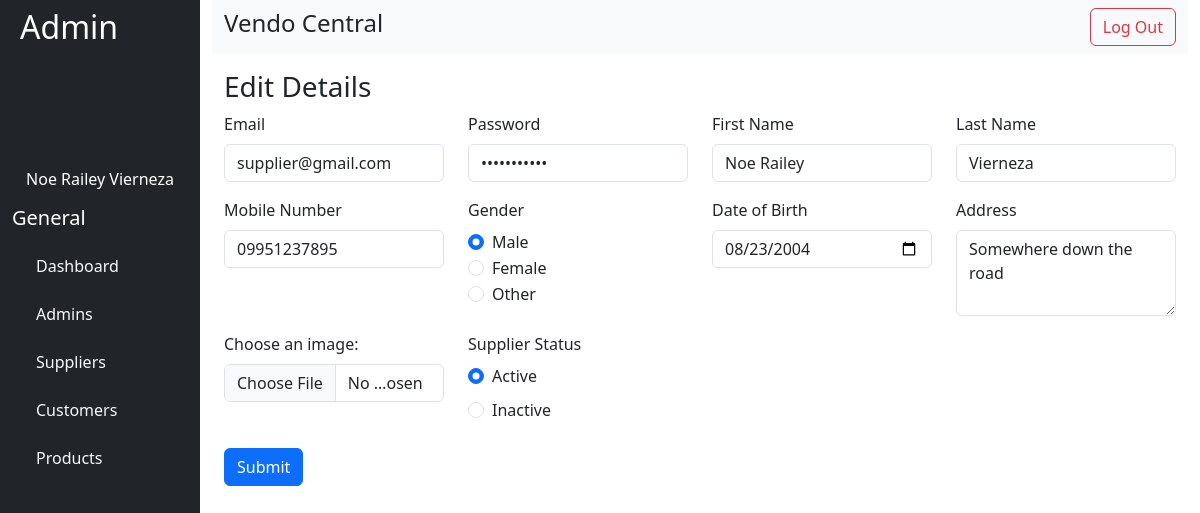
Page /admin_supplier_edit.php?id=2 (signed in) on the committed database.
### tables this page shows
CREATE TABLE users (
    user_id INT(11) UNIQUE AUTO_INCREMENT PRIMARY KEY,
    user_email VARCHAR(255) NOT NULL,
    user_password VARCHAR(255) NOT NULL,
    user_fname VARCHAR(30) NOT NULL,
    user_lname VARCHAR(30) NOT NULL,
    user_mobile VARCHAR(15) NOT NULL,
    user_gender ENUM('Male', 'Female', 'Other') NOT NULL,
    user_dob DATE NOT NULL,
    user_address TEXT NOT NULL,
    user_path TEXT NOT NULL,
    user_type ENUM('Admin', 'Supplier', 'Customer') NOT NULL,
    user_status ENUM('Active', 'Inactive') NOT NULL
);

### admin_supplier_edit.php (the view, shortened to what this page needs)
<?php
require_once 'config/connection.php';
$getname = mysqli_query($connection, "SELECT CONCAT(user_fname, ' ', user_lname) AS full_name FROM users;");
$row = mysqli_fetch_assoc($getname);
$full_name = $row['full_name'];
if (isset($_GET['id'])) {
    $user_id = $_GET['id'];
    $query = mysqli_query($connection, "SELECT * FROM users WHERE user_id=" . $user_id);
    $getquery = mysqli_fetch_array($query, MYSQLI_ASSOC);
            ?>
        <?php
} else {
    echo "User ID not provided.";
}
?>
<!DOCTYPE html>
<html lang="en">
<head>
    <link rel="stylesheet" href="https://cdn.jsdelivr.net/npm/bootstrap@5.3.2/dist/css/bootstrap.min.css">
</head>
<body class="m-0">
    <div class="container-fluid">
        <div class="row">
            <div class="col-2 vh-100 bg-dark text-white">
                <h2 class="m-2">Admin</h2>
                <div class="rounded-circle overflow-hidden mb-3" style="width: 100px; height: 100px; margin: auto;">
                </div>
                <div class="text-center">
                    <h6>
                        <?php echo $full_name; ?>
                    </h6>
                </div>
                <div class="ml-2">
                    <h5 class="mt-3">General</h5>
                    <ul class="list-unstyled">
                        <li class="m-4"><a href="dashboard_admin.php"
                                class="text-decoration-none text-light">Dashboard</a></li>
                        <li class="m-4"><a href="admin_config.php" class="text-decoration-none text-light">Admins</a>
                        </li>
                        <li class="m-4"><a href="admin_supplier_config.php"
                                class="text-decoration-none text-light">Suppliers</a></li>
                        <li class="m-4"><a href="admin_customer_config.php"
                                class="text-decoration-none text-light">Customers</a>
                        </li>
                        <li class="m-4"><a href="admin_products_config.php"
                                class="text-decoration-none text-light">Products</a>
                        </li>
                    </ul>
                </div>
            </div>
            <div class="col-10 d-flex flex-column">
                <?php include('includes/header.php'); ?>
                <div class="container mt-3">
                    <h3>Edit Details</h3>
                    <form action="admin_supplier_edit.php?id=<?php echo $user_id; ?>" method="post"
                        enctype="multipart/form-data">
                        <div class="row">
                            <div class="col-md-3 mb-3">
                                <label for="email" class="form-label">Email</label>
                                <input type="email" class="form-control" id="email" name="email"
                                    value="<?php echo $getquery['user_email']; ?>">
                            </div>
                            <div class="col-md-3 mb-3">
                                <label for="password" class="form-label">Password</label>
                                <input type="password" class="form-control" id="password" name="pass"
                                    value="<?php echo $getquery['user_password']; ?>">
                            </div>
                            <div class="col-md-3 mb-3">
                                <label for="fname" class="form-label">First Name</label>
                                <input type="text" class="form-control" id="fname" name="fname"
                                    value="<?php echo $getquery['user_fname']; ?>">
                            </div>
                            <div class="col-md-3 mb-3">
                                <label for="lname" class="form-label">Last Name</label>
                                <input type="text" class="form-control" id="lname" name="name"
                                    value="<?php echo $getquery['user_lname']; ?>">
                            </div>
                            <div class="col-md-3 mb-3">
                                <label for="number" class="form-label">Mobile Number</label>
                                <input type="text" class="form-control" id="number" name="number"
                                    value="<?php echo $getquery['user_mobile']; ?>">
                            </div>
                            <div class="col-md-3 mb-3">
                                <label class="form-label">Gender</label>
                                <div class="form-check">
                                    <input class="form-check-input" type="radio" name="usergender" value="Male" <?php if ($getquery['user_gender'] == 'Male')
                                        echo 'checked=checked"'; ?> id="genderMale">
                                    <label class="form-check-label" for="genderMale">Male</label>
                                </div>
                                <div class="form-check">
                                    <input class="form-check-input" type="radio" name="usergender" value="Female" <?php if ($getquery['user_gender'] == 'Female')
                                        echo 'checked=checked"'; ?>
                                        id="genderFemale">
                                    <label class="form-check-label" for="genderFemale">Female</label>
                                </div>
                                <div class="form-check">
                                    <input class="form-check-input" type="radio" name="usergender"
                                        value="Other" <?php if ($getquery['user_gender'] == 'Other')
                                            echo 'checked=checked"'; ?> id="genderOther">
                                    <label class="form-check-label" for="genderOther">Other</label>
                                </div>
                            </div>
                            <div class="col-md-3 mb-3">
                                <label for="bday" class="form-label">Date of Birth</label>
                                <input type="date" class="form-control" id="bday" name="bday"
                                    value="<?php echo $getquery['user_dob']; ?>">
                            </div>
                            <div class="col-md-3 mb-3">
                                <label for="address" class="form-label">Address</label>
                                <textarea class="form-control" id="address" name="address"
                                    rows="3"><?php echo $getquery['user_address']; ?></textarea>
                            </div>
                            <div class="col-md-3 mb-3">
                                <label for="imageInput" class="form-label">Choose an image:</label>
                                <input type="file" class="form-control" id="imageInput" name="images"
                                    width="100" height="100">
                            </div>
                            <div class="col-md-3 mb-3">
                                <label for="userStatus" class="form-label">Supplier Status</label>
                                <div class="form-check">
                                    <label for="supplierstatus" class="form-label">Active</label>
                                    <input class="form-check-input" type="radio" name="user_status" value="Active" <?php if ($getquery['user_status'] == 'Active')
                                        echo 'checked="checked"'; ?>>
                                </div>
                                <div class="form-check">
                                    <label for="userStatus" class="form-label">Inactive</label>
                                    <input class="form-check-input" type="radio" name="user_status" value="Inactive"
                                        <?php if ($getquery['user_status'] == 'Inactive')
                                            echo 'checked="checked"'; ?>>
                                </div>
                            </div>
                        </div>
                        <button type="submit" class="btn btn-primary" name="update">Submit</button>
                    </form>
                </div>
            </div>
        </div>
    </div>
</body>
</html>

### includes/header.php (shortened to what this page needs)
<!DOCTYPE html>
<html lang="en">
<head>
    <link rel="stylesheet" href="https://cdn.jsdelivr.net/npm/bootstrap@5.3.2/dist/css/bootstrap.min.css">
</head>
<body>
    <header>
        <div class="d-block w-100">
            <nav class="navbar navbar-expand-lg bg-body-tertiary">
                <div class="container-fluid">
                    <h4> Vendo Central </h4>
                    <div class="collapse navbar-collapse d-flex justify-content-end" id="navbarSupportedContent">
                    <form method="post">
                        <button type="submit" name="logout" class="btn btn-outline-danger">Log Out</button>
                    </form>
                    </div>
                </div>
            </nav>
        </div>
    </header>
</body>
</html>

### rows in the picture
users: email "supplier@gmail.com", fname "Noe Railey", name "Vierneza", number "09951237895", user_gender "☑ Male", user_gender "☐ Female", user_gender "☐ Other", bday "08/23/2004", address "Somewhere down the road", user_status "☑"

### other values in the picture
$full_name "Noe Railey Vierneza"
